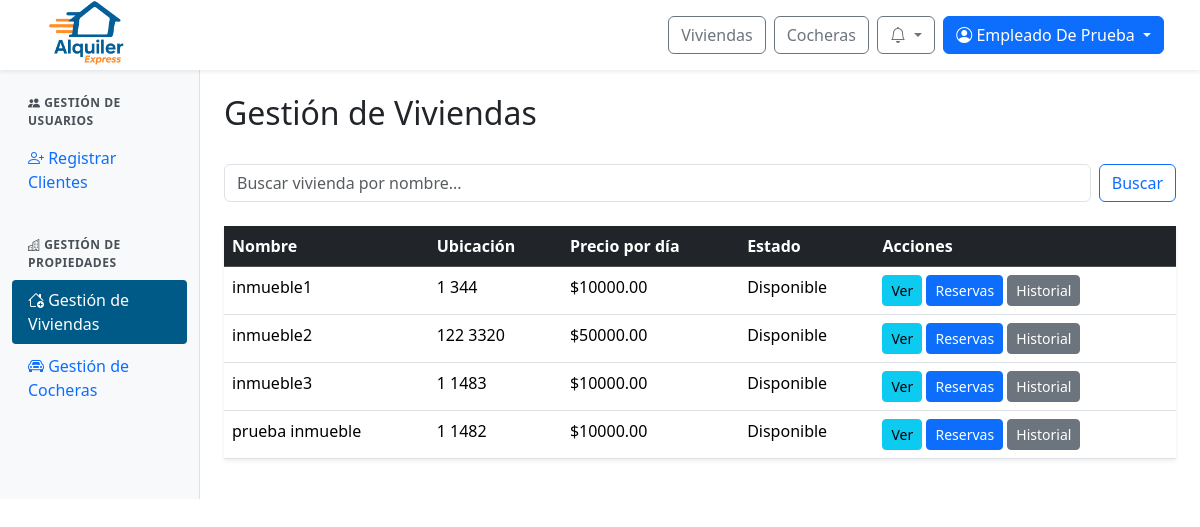
Before: /panel/inmuebles/ (signed in) with the older database file.
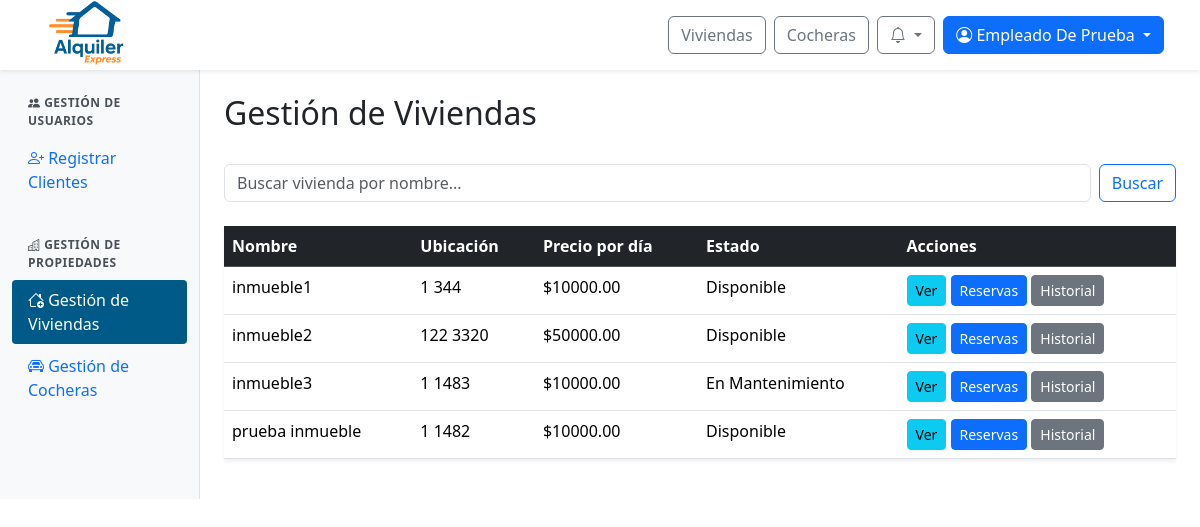
After: the same page with the newer database file.
### web/models.py (models this page shows, shortened)
class Inmueble(models.Model):
    id_inmueble = models.AutoField(primary_key=True)
    nombre = models.CharField(max_length=100, unique=True)
    direccion = models.TextField()
    provincia = models.ForeignKey(Provincia, on_delete=models.SET_NULL, null=True)
    ciudad = models.ForeignKey(Ciudad, on_delete=models.SET_NULL, null=True)
    descripcion = models.TextField()
    cantidad_banios = models.IntegerField()
    cantidad_ambientes = models.IntegerField()
    cantidad_camas = models.IntegerField()
    cantidad_huespedes = models.IntegerField()
    precio_por_dia = models.DecimalField(max_digits=10, decimal_places=2)
    politica_cancelacion = models.TextField()
    fecha_publicacion = models.DateField()
    cochera = models.ForeignKey(Cochera, null=True, blank=True, on_delete=models.SET_NULL)
    estado = models.ForeignKey(Estado, on_delete=models.SET_NULL, null=True)
    empleado = models.ForeignKey(Perfil, null=True, blank=True, on_delete=models.SET_NULL)
    minimo_dias_alquiler = models.PositiveIntegerField(default=1, verbose_name="Mínimo de días de alquiler")

class Estado(models.Model):
    id_estado = models.AutoField(primary_key=True)
    nombre = models.CharField(max_length=100)

### web/viewsAdminInmuebles.py (the view)
# urls.py: path('panel/inmuebles/', viewsAdminInmuebles.admin_inmuebles, name='admin_inmuebles'),
@login_required
@user_passes_test(is_admin_or_empleado)
def admin_inmuebles(request):
    query = request.GET.get('q', '').strip()
    inmuebles = Inmueble.objects.exclude(estado__nombre='Eliminado').order_by('nombre')
    if query:
        inmuebles = inmuebles.filter(
            Q(nombre__icontains=query) | Q(descripcion__icontains=query)
        )
    empleados = Perfil.objects.filter(usuario__groups__name="empleado")
    admins = Perfil.objects.filter(usuario__is_staff=True).distinct()
    fechas_max_ocupadas = {}
    for inmueble in inmuebles:
        reservas_activas = Reserva.objects.filter(
            inmueble=inmueble,
            estado__nombre__in=['Aprobada', 'Pagada', 'Confirmada'],
            fecha_inicio__gte=date.today()
        ).order_by('fecha_inicio')
        if reservas_activas.exists():
            fecha_bloqueo = reservas_activas.first().fecha_inicio - timedelta(days=1)
            fechas_max_ocupadas[inmueble.id_inmueble] = fecha_bloqueo.strftime('%Y-%m-%d')
        else:
            fechas_max_ocupadas[inmueble.id_inmueble] = None
    estados = list(Estado.objects.filter(nombre__in=["Disponible", "En Mantenimiento"]).values('id_estado', 'nombre'))
    id_disponible = next((e['id_estado'] for e in estados if e['nombre'] == "Disponible"), None)
    id_mantenimiento = next((e['id_estado'] for e in estados if e['nombre'] == "En Mantenimiento"), None)
    return render(request, 'admin/admin_inmuebles.html', {
        'inmuebles': inmuebles,
        'query': query,
        'empleados': empleados,
        'admins': admins,
        'estados': estados,
        'id_disponible': id_disponible,
        'id_mantenimiento': id_mantenimiento,
        'fechas_max_ocupadas': fechas_max_ocupadas,
    })

### web/context_processors.py (called while the page is built)
def notifications(request):
    if request.user.is_authenticated:
        try:
            return {
                'notificaciones': request.user.perfil.notificacion_set.order_by('-fecha_creacion')[:10],
                'notificaciones_no_leidas': request.user.perfil.notificacion_set.filter(leido=False).count()
            }
        except Exception:
            return {}
    return {}

def is_client_context(request):
    return {'is_client': is_client(request.user)}

### web/templatetags/user_groups.py (called while the page is built)
@register.filter(name='has_group')
def has_group(user, group_name):
    if not user.is_authenticated:
        return False
    return user.groups.filter(name=group_name).exists()

### web/utils.py (called while the page is built)
def is_admin_or_empleado(user):
    return user.is_authenticated and (user.is_staff or user.groups.filter(name="empleado").exists())

### web/views.py (called while the page is built)
def is_client(user):
    return user.is_authenticated and user.groups.filter(name="cliente").exists()

### web/templates/admin/admin_inmuebles.html (shortened to what this page needs)
{% extends 'admin/admin_base.html' %}
{% block admin_content %}
<div class="d-flex justify-content-between align-items-center mb-4">
    <h2>Gestión de Viviendas</h2>
    <link rel="stylesheet" href="https://cdn.jsdelivr.net/npm/flatpickr/dist/flatpickr.min.css">
</div>
<form class="d-flex mb-4" role="search" method="GET" action="{% url 'admin_inmuebles' %}">
    <input class="form-control me-2" type="search" placeholder="Buscar vivienda por nombre..." aria-label="Search" name="q" value="{{ query }}">
    <button class="btn btn-outline-primary" type="submit">Buscar</button>
</form>
<div class="shadow-sm">
  <div class="card-body">
    <table class="table table-hover">
      <thead class="table-dark">
        <tr>
          <th>Nombre</th>
          <th>Ubicación</th>
          <th>Precio por día</th>
          <th>Estado</th>
          <th>Acciones</th>
        </tr>
      </thead>
      <tbody>
        {% for inmueble in inmuebles %}
        <tr>
          <td>{{ inmueble.nombre }}</td>
          <td>{{ inmueble.direccion }}</td>
          <td>${{ inmueble.precio_por_dia|floatformat:2 }}</td>
          <td>{{ inmueble.estado.nombre }}</td>
          <td>
            <a href="{% url 'detalle_inmueble' inmueble.id_inmueble %}" class="btn btn-sm btn-info" title="Ver Detalles">Ver</a>
            <a href="{% url 'admin_inmuebles_reservas' inmueble.id_inmueble %}" class="btn btn-sm btn-primary" title="Ver Estado/Reservas">Reservas</a>
            <a href="{% url 'admin_inmuebles_historial' inmueble.id_inmueble %}" class="btn btn-sm btn-secondary" title="Ver Historial">Historial</a>
          </td>
        </tr>
        {% empty %}
        <tr>
          <td colspan="5">No se encontraron viviendas.</td>
        </tr>
        {% endfor %}
      </tbody>
    </table>
  </div>
</div>
{% endblock %}

Changed rows visible on the page:
changed Inmueble "inmueble3": estado.nombre "Disponible" → "En Mantenimiento"
